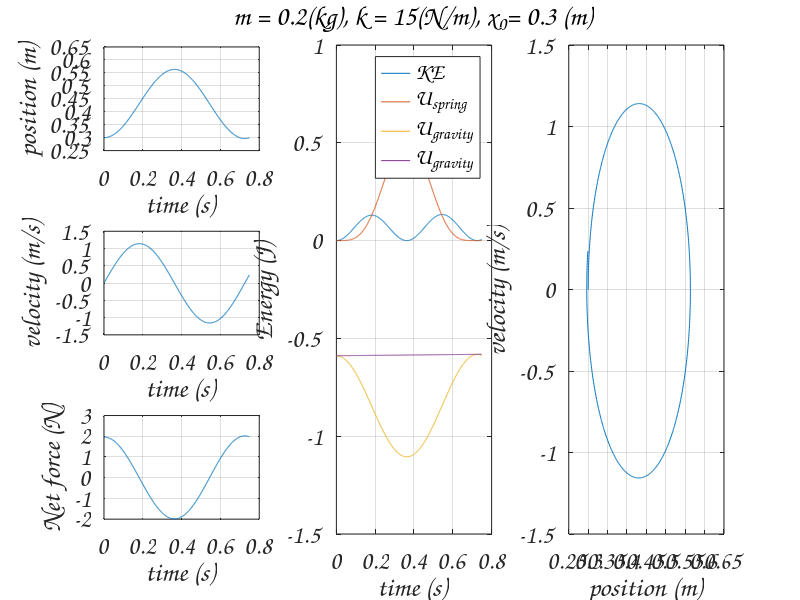

The MATLAB source for this figure:
# calculation to support the lab where a mass drops, and is attached to a spring
# Nathan Moore
# 2022-11-03
#
clear
set(groot,'defaultAxesFontSize',18)
set(groot,'defaultAxesFontName','Comic Sans MS')

# kinematic paremeters
v1=0;
xeq=0.3;
x1=xeq;
#
# system information
m=0.2;
k=15.0;
g=9.81;
#
# time
t1=0;
dt=0.001;
sim_duration=0.75;
num_steps=sim_duration/dt;

# we'll store the kinematics trajectories in a list, initially zero
x=zeros(1,num_steps);
v=zeros(1,num_steps);
f=zeros(1,num_steps);
t=zeros(1,num_steps);

# initial conditions
x(1)=x1;
v(1)=v1;
t(1)=t1;

# Net force calculation, DOWN is positive
F_g = m*g;
F_spring = -k*(x1-xeq);
f(1) = F_g + F_spring;

# repeat the following commands "num_steps" times.  This is roughly
# equivalent to Riemann Sum box integration.
for i = 2:num_steps
  t(i) = t(i-1) + dt;
  x(i) = x(i-1) + v(i-1)*dt;
  v(i) = v(i-1) + (1/m)*f(i-1)*dt;
  F_g = m*g;
  F_spring = -k*(x(i)-xeq);
  f(i) = F_g + F_spring;
end

# "Whole Universe" system energy
KE=0.5*m*v.^2;
U_g=-m*g*x;
U_sp=0.5*k*(x-xeq).^2;

subplot (3, 3, 1)
  plot(t,x)
  xlabel("time (s)")
  ylabel("position (m)")
  grid()

subplot (3, 3, 4)
  plot(t,v)
  xlabel("time (s)")
  ylabel("velocity (m/s)")
  grid()

subplot (3, 3, 7)
  plot(t,f)
  xlabel("time (s)")
  ylabel("Net force (N)")
  grid()

subplot (3, 3, [2,5,8])
  plot(t,KE,'DisplayName',"KE")
  hold on
  plot(t,U_sp,'DisplayName',"U_{spring}")
  plot(t,U_g,'DisplayName',"U_{gravity}")
  plot(t,KE+U_sp+U_g,'DisplayName',"U_{gravity}")
  hold off
  xlabel("time (s)")
  ylabel("Energy (J)")
  grid()
  legend()
  title(['m = ',num2str(m),'(kg), k = ',num2str(k),'(N/m), x_0= ',num2str(xeq),' (m)'])

subplot(3,3,[3,6,9])
  # phase plot
  plot(x,v)
  xlabel("position (m)")
  ylabel("velocity (m/s)")
  grid()

